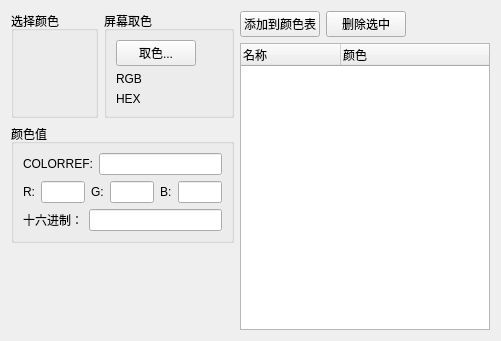
<?xml version="1.0" encoding="UTF-8"?>
<ui version="4.0">
 <class>ColorPickerWindow</class>
 <widget class="QWidget" name="ColorPickerWindow">
  <property name="geometry">
   <rect>
    <x>0</x>
    <y>0</y>
    <width>501</width>
    <height>341</height>
   </rect>
  </property>
  <property name="windowTitle">
   <string>ColorPickerWindow</string>
  </property>
  <layout class="QHBoxLayout" name="horizontalLayout_7">
   <item>
    <widget class="QWidget" name="widget" native="true">
     <property name="maximumSize">
      <size>
       <width>230</width>
       <height>16777215</height>
      </size>
     </property>
     <layout class="QVBoxLayout" name="verticalLayout">
      <property name="leftMargin">
       <number>0</number>
      </property>
      <property name="topMargin">
       <number>0</number>
      </property>
      <property name="rightMargin">
       <number>0</number>
      </property>
      <property name="bottomMargin">
       <number>0</number>
      </property>
      <item>
       <layout class="QHBoxLayout" name="horizontalLayout" stretch="2,3">
        <item>
         <widget class="QGroupBox" name="groupBox">
          <property name="title">
           <string>选择颜色</string>
          </property>
          <layout class="QVBoxLayout" name="verticalLayout_3">
           <item>
            <widget class="QWidget" name="selectColorWidget" native="true">
             <property name="maximumSize">
              <size>
               <width>40</width>
               <height>30</height>
              </size>
             </property>
            </widget>
           </item>
          </layout>
         </widget>
        </item>
        <item>
         <widget class="QGroupBox" name="groupBox_2">
          <property name="title">
           <string>屏幕取色</string>
          </property>
          <layout class="QVBoxLayout" name="verticalLayout_2">
           <item>
            <layout class="QHBoxLayout" name="horizontalLayout_2">
             <item>
              <widget class="QPushButton" name="selectColorBtn">
               <property name="text">
                <string>取色...</string>
               </property>
              </widget>
             </item>
             <item>
              <widget class="QWidget" name="curColorWidget" native="true"/>
             </item>
            </layout>
           </item>
           <item>
            <widget class="QLabel" name="labelCurColorRgb">
             <property name="text">
              <string>RGB</string>
             </property>
            </widget>
           </item>
           <item>
            <widget class="QLabel" name="labelCurColorHex">
             <property name="text">
              <string>HEX</string>
             </property>
            </widget>
           </item>
          </layout>
         </widget>
        </item>
       </layout>
      </item>
      <item>
       <widget class="QGroupBox" name="groupBox_3">
        <property name="title">
         <string>颜色值</string>
        </property>
        <layout class="QVBoxLayout" name="verticalLayout_4">
         <item>
          <layout class="QHBoxLayout" name="horizontalLayout_3">
           <item>
            <widget class="QLabel" name="label">
             <property name="text">
              <string>COLORREF:</string>
             </property>
            </widget>
           </item>
           <item>
            <widget class="QLineEdit" name="colorValueColorRefEdit"/>
           </item>
          </layout>
         </item>
         <item>
          <layout class="QHBoxLayout" name="horizontalLayout_4">
           <item>
            <widget class="QLabel" name="label_2">
             <property name="text">
              <string>R:</string>
             </property>
            </widget>
           </item>
           <item>
            <widget class="QLineEdit" name="colorValueREdit"/>
           </item>
           <item>
            <widget class="QLabel" name="label_3">
             <property name="text">
              <string>G:</string>
             </property>
            </widget>
           </item>
           <item>
            <widget class="QLineEdit" name="colorValueGEdit"/>
           </item>
           <item>
            <widget class="QLabel" name="label_4">
             <property name="text">
              <string>B:</string>
             </property>
            </widget>
           </item>
           <item>
            <widget class="QLineEdit" name="colorValueBEdit"/>
           </item>
          </layout>
         </item>
         <item>
          <layout class="QHBoxLayout" name="horizontalLayout_5">
           <item>
            <widget class="QLabel" name="label_5">
             <property name="text">
              <string>十六进制：</string>
             </property>
            </widget>
           </item>
           <item>
            <widget class="QLineEdit" name="colorValueHexEdit"/>
           </item>
          </layout>
         </item>
        </layout>
       </widget>
      </item>
      <item>
       <spacer name="verticalSpacer">
        <property name="orientation">
         <enum>Qt::Orientation::Vertical</enum>
        </property>
        <property name="sizeHint" stdset="0">
         <size>
          <width>20</width>
          <height>40</height>
         </size>
        </property>
       </spacer>
      </item>
     </layout>
    </widget>
   </item>
   <item>
    <layout class="QVBoxLayout" name="verticalLayout_5">
     <item>
      <layout class="QHBoxLayout" name="horizontalLayout_6">
       <item>
        <widget class="QPushButton" name="addToColorTableBtn">
         <property name="text">
          <string>添加到颜色表</string>
         </property>
        </widget>
       </item>
       <item>
        <widget class="QPushButton" name="delectSelColorBtn">
         <property name="text">
          <string>删除选中</string>
         </property>
        </widget>
       </item>
       <item>
        <spacer name="horizontalSpacer">
         <property name="orientation">
          <enum>Qt::Orientation::Horizontal</enum>
         </property>
         <property name="sizeHint" stdset="0">
          <size>
           <width>40</width>
           <height>20</height>
          </size>
         </property>
        </spacer>
       </item>
      </layout>
     </item>
     <item>
      <widget class="QTreeWidget" name="treeWidget">
       <column>
        <property name="text">
         <string>名称</string>
        </property>
       </column>
       <column>
        <property name="text">
         <string>颜色</string>
        </property>
       </column>
      </widget>
     </item>
    </layout>
   </item>
  </layout>
 </widget>
 <resources/>
 <connections/>
</ui>
